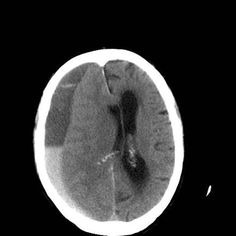
#> input picture mlflow_workshop/brain_tumor_detection/data/images/test/no/no1.jpg, 236 x 236 px, given in place of data, which was not available
$ python t.py
#> lines starting #> are read from the running program, lines starting #| are printed output that depends on the picture
from PIL import Image
import os
import numpy as np

a = os.listdir()[0]

im = Image.open('./'+a)
#> im is the input picture: PIL image 236x236 RGB; min 0, max 255, mean 56.7
im = im.resize((128,128))
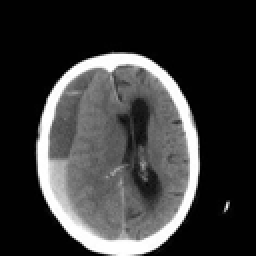
#> im: PIL image 128x128 RGB (shown 2 times larger); min 0, max 255, mean 56.7
im = np.asarray(im)
im = np.expand_dims(im, 0)

np.save('testimage', im)

$ run again, on mlflow_workshop/brain_tumor_detection/data/images/train/no/no22.jpg
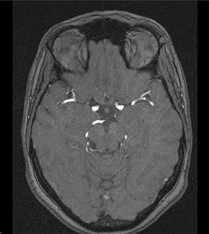
#> input picture mlflow_workshop/brain_tumor_detection/data/images/train/no/no22.jpg, 209 x 234 px, given in place of data, which was not available
#> im is the input picture: PIL image 209x234 RGB; min 0, max 255, mean 66.4
#> `im = im.resize((128,128))`:
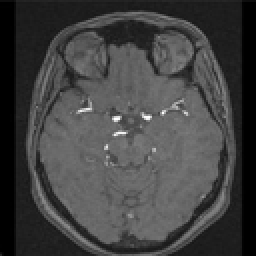
#> im: PIL image 128x128 RGB (shown 2 times larger); min 0, max 255, mean 66.4

$ run again, on mlflow_workshop/brain_tumor_detection/data/images/train/no/no23.jpg
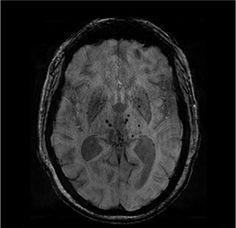
#> input picture mlflow_workshop/brain_tumor_detection/data/images/train/no/no23.jpg, 236 x 228 px, given in place of data, which was not available
#> im is the input picture: PIL image 236x228 RGB; min 0, max 183, mean 32.4
#> `im = im.resize((128,128))`:
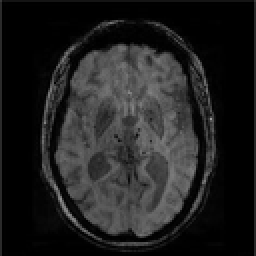
#> im: PIL image 128x128 RGB (shown 2 times larger); min 0, max 156, mean 32.3
